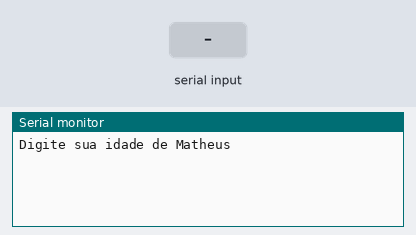
The sketch below on a simulated Arduino Uno, built with avr-gcc and run on an emulated ATmega328P. On the bench: the last lines printed to the serial monitor. Inputs (shaded band) come from the test bench.

Above: at 1.2 s.
1.3 s: "90,45\n" received over Serial
At 1.7 s:
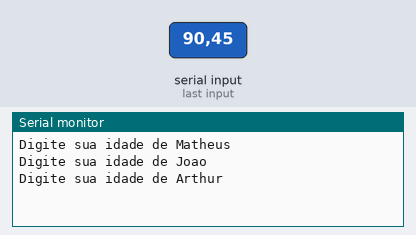
2.8 s: "30,150\n" received over Serial
At 3.6 s:
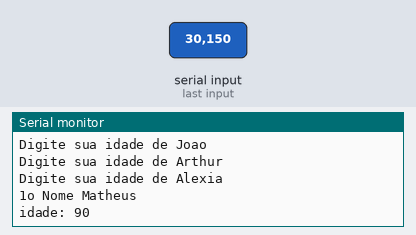
Timing chart, 0 to 5.8 s (numbered marks = the images above; inputs shaded):
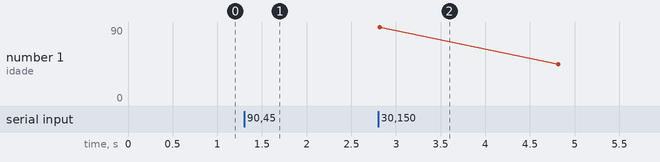

Measured:
- after the input at 1.3 s, the serial monitor: prints a new line at once (image 1)
- after the input at 2.8 s, the serial monitor: prints a new line at once (image 2)

The sketch:

vetoras_manipula_o1.ino
```cpp
// C++ code
//


void setup()
{
  Serial.begin(9600);

}

void loop()
{//     indices        0       1       2        3
  //    tamanho
  String nomes[4] = {"Matheus","Joao","Arthur","Alexia"};
  int idades[4];

  for(int i = 0; i < 4; i++){
  Serial.println("Digite sua idade de " + nomes[i]);
  while(!Serial.available());
    idades[i] = Serial.parseInt();
  }


// Exibir os dados do array

  for(int i = 0; i < 4; i++)
  {// roda de 0 - 3

    Serial.println(String(i + 1) + "o Nome " + nomes[i]);
    Serial.println("idade: " + String(idades[i]) );
    Serial.println();//pular linha

    delay(2000);

  }


  delay(3000);
}//fim do loop
```
